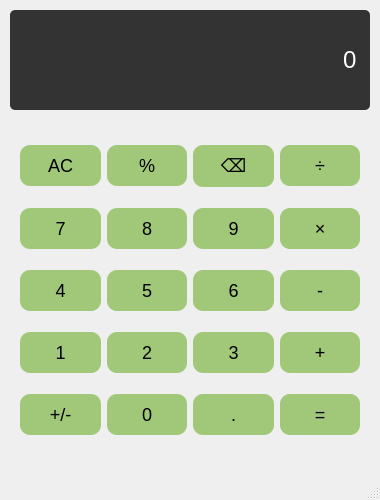
<?xml version="1.0" encoding="UTF-8"?>
<ui version="4.0">
 <class>MainWindow</class>
 <widget class="QMainWindow" name="MainWindow">
  <property name="geometry">
   <rect>
    <x>0</x>
    <y>0</y>
    <width>380</width>
    <height>500</height>
   </rect>
  </property>
  <property name="windowTitle">
   <string>Calculator</string>
  </property>
  <property name="styleSheet">
   <string>
    QPushButton {
        font-size: 18px;
        background-color: #A0C878;
        border-radius: 10px;
        padding: 10px;
    }
    QPushButton:hover {
        background-color: #DDEB9D;
    }
    QLineEdit {
        font-size: 24px;
        background-color: #333;
        color: white;
        padding: 10px;
        border-radius: 5px;
    }
   </string>
  </property>
  <widget class="QWidget" name="centralwidget">
   <widget class="QLineEdit" name="outputLineEdit">
    <property name="geometry">
     <rect>
      <x>10</x>
      <y>10</y>
      <width>360</width>
      <height>100</height>
     </rect>
    </property>
    <property name="text">
     <string>0</string>
    </property>
    <property name="alignment">
     <set>Qt::AlignRight|Qt::AlignVCenter</set>
    </property>
   </widget>
   <widget class="QWidget" name="gridLayoutWidget">
    <property name="geometry">
     <rect>
      <x>20</x>
      <y>130</y>
      <width>340</width>
      <height>320</height>
     </rect>
    </property>
    <layout class="QGridLayout" name="gridLayout">
     <item row="0" column="0">
      <widget class="QPushButton" name="clearButton">
       <property name="text">
        <string>AC</string>
       </property>
      </widget>
     </item>
     <item row="0" column="1">
      <widget class="QPushButton" name="percentButton">
       <property name="text">
        <string>%</string>
       </property>
      </widget>
     </item>
     <item row="0" column="2">
      <widget class="QPushButton" name="delButton">
       <property name="text">
        <string>⌫</string>
       </property>
      </widget>
     </item>
     <item row="0" column="3">
      <widget class="QPushButton" name="divideButton">
       <property name="text">
        <string>÷</string>
       </property>
      </widget>
     </item>
     <item row="1" column="0">
      <widget class="QPushButton" name="sevenButton">
       <property name="text">
        <string>7</string>
       </property>
      </widget>
     </item>
     <item row="1" column="1">
      <widget class="QPushButton" name="eightButton">
       <property name="text">
        <string>8</string>
       </property>
      </widget>
     </item>
     <item row="1" column="2">
      <widget class="QPushButton" name="nineButton">
       <property name="text">
        <string>9</string>
       </property>
      </widget>
     </item>
     <item row="1" column="3">
      <widget class="QPushButton" name="multiplyButton">
       <property name="text">
        <string>×</string>
       </property>
      </widget>
     </item>
     <item row="2" column="0">
      <widget class="QPushButton" name="fourButton">
       <property name="text">
        <string>4</string>
       </property>
      </widget>
     </item>
     <item row="2" column="1">
      <widget class="QPushButton" name="fiveButton">
       <property name="text">
        <string>5</string>
       </property>
      </widget>
     </item>
     <item row="2" column="2">
      <widget class="QPushButton" name="sixButton">
       <property name="text">
        <string>6</string>
       </property>
      </widget>
     </item>
     <item row="2" column="3">
      <widget class="QPushButton" name="minusButton">
       <property name="text">
        <string>-</string>
       </property>
      </widget>
     </item>
     <item row="3" column="0">
      <widget class="QPushButton" name="oneButton">
       <property name="text">
        <string>1</string>
       </property>
      </widget>
     </item>
     <item row="3" column="1">
      <widget class="QPushButton" name="twoButton">
       <property name="text">
        <string>2</string>
       </property>
      </widget>
     </item>
     <item row="3" column="2">
      <widget class="QPushButton" name="threeButton">
       <property name="text">
        <string>3</string>
       </property>
      </widget>
     </item>
     <item row="3" column="3">
      <widget class="QPushButton" name="plusButton">
       <property name="text">
        <string>+</string>
       </property>
      </widget>
     </item>
     <item row="4" column="0">
      <widget class="QPushButton" name="plusminusButton">
       <property name="text">
        <string>+/-</string>
       </property>
      </widget>
     </item>
     <item row="4" column="1">
      <widget class="QPushButton" name="zeroButton">
       <property name="text">
        <string>0</string>
       </property>
      </widget>
     </item>
     <item row="4" column="2">
      <widget class="QPushButton" name="decimalButton">
       <property name="text">
        <string>.</string>
       </property>
      </widget>
     </item>
     <item row="4" column="3">
      <widget class="QPushButton" name="equalButton">
       <property name="text">
        <string>=</string>
       </property>
      </widget>
     </item>
    </layout>
   </widget>
  </widget>
  <widget class="QStatusBar" name="statusbar"/>
 </widget>
</ui>
